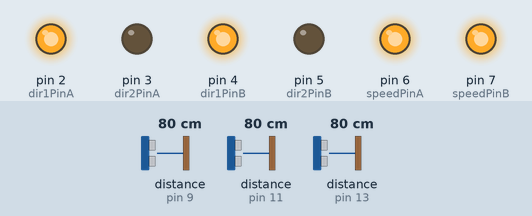
Simulated run of this sketch. Board: Arduino Uno, built with avr-gcc and run on an emulated ATmega328P. On the bench: output pins drawn as LEDs (lit = HIGH). Wiring (inferred from the names in the program): ultrasonic range finder: trigger pin 8; echo pin 9. Dashed ring = blinking. The inputs (shaded band) are chosen by the test bench; at power-on: distance to the obstacle (sensors on pin 9, pin 11, pin 13) 80 cm. The echo pulse lasts 58.3 µs per cm; pins used as bus, display or sensor lines are not drawn.

Above: at 3.2 s.
3.3 s: distance to the obstacle (sensor on pin 9) set to 7 cm
4.8 s: distance to the obstacle (sensor on pin 9) set to 4 cm
At 5.06 s:
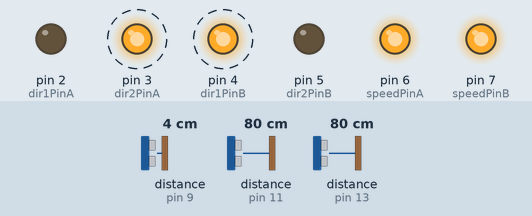
7.8 s: distance to the obstacle (sensor on pin 9) set to 9 cm
At 9.0 s:
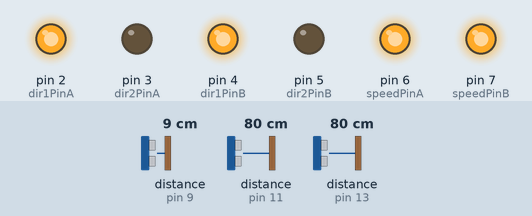
9.5 s: distance to the obstacle (sensor on pin 9) set to 2 cm
At 9.76 s:
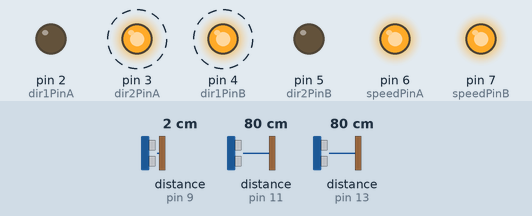
12.5 s: distance to the obstacle (sensor on pin 11) set to 9 cm
15.5 s: distance to the obstacle (sensor on pin 11) set to 6 cm
At 16.17 s:
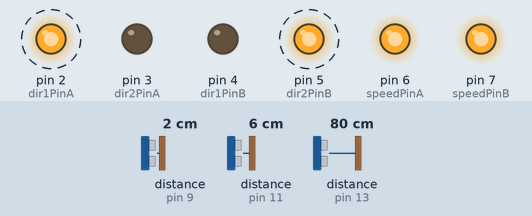
Timing chart, 0 to 19.5 s (numbered marks = the images above; inputs shaded):
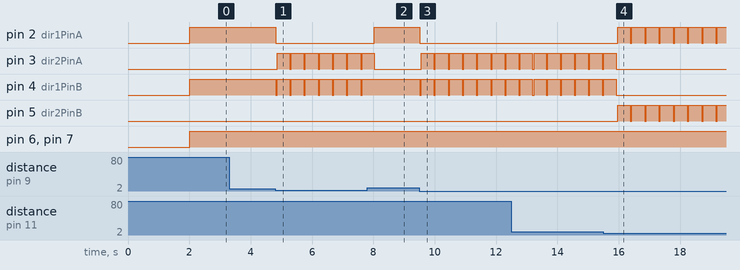

The sketch:

ArduinoYazilimi.ino
```cpp
// BİSMİLLAHİRRAHMANİRRAHİM

#define dir1PinA 2
#define dir2PinA 3
#define dir1PinB 4
#define dir2PinB 5

#define speedPinA 6
#define speedPinB 7

#define ontrigPin 8
#define onechoPin 9

#define sagtrigPin 10
#define sagechoPin 11

#define soltrigPin 12
#define solechoPin 13

#include <Arduino.h>

int minimumMesafe = 6;
double microsaniyeSure, onMesafe, sagMesafe, solMesafe = 0;


void ileri(int hiz)
{
   analogWrite(speedPinA, hiz);
   analogWrite(speedPinB, hiz);

   digitalWrite(dir1PinA, HIGH);
   digitalWrite(dir2PinA, LOW);


   digitalWrite(dir1PinB, HIGH);
   digitalWrite(dir2PinB, LOW);
}

void geri(int hiz, int sure)
{
   analogWrite(speedPinA, hiz);
   digitalWrite(dir1PinA, LOW);
   digitalWrite(dir2PinA, HIGH);

   analogWrite(speedPinB, hiz);
   digitalWrite(dir1PinB, LOW);
   digitalWrite(dir2PinB, HIGH);

   delay(sure);
}

void sagadon(int hiz, int sure)
{
  analogWrite(speedPinA, hiz);
   digitalWrite(dir1PinA, LOW);
   digitalWrite(dir2PinA, HIGH);

   analogWrite(speedPinB, hiz);
   digitalWrite(dir1PinB, HIGH);
   digitalWrite(dir2PinB, LOW);
   delay(sure);
}

void soladon(int hiz, int sure)
{
  analogWrite(speedPinB, hiz);
   digitalWrite(dir1PinB, LOW);
   digitalWrite(dir2PinB, HIGH);

   analogWrite(speedPinA, hiz);
   digitalWrite(dir1PinA, HIGH);
   digitalWrite(dir2PinA, LOW);
   delay(sure);
}

void dur(int sure)
{
   digitalWrite(dir1PinB, LOW);
   digitalWrite(dir2PinB, LOW);

   digitalWrite(dir1PinA, LOW);
   digitalWrite(dir2PinA, LOW);
   delay(sure);
}

void mesafeolcum(double& sensor, int trig, int echo)
{
  double mesafe, sonmesafe;
  digitalWrite(trig, LOW);
  delayMicroseconds(2);

  digitalWrite(trig, HIGH);
  delayMicroseconds(10);

  digitalWrite(trig, LOW);
  microsaniyeSure = pulseIn(echo, HIGH);

  mesafe = microsaniyeSure/70;

  while(true)
  {
  digitalWrite(trig, LOW);
  delayMicroseconds(2);

  digitalWrite(trig, HIGH);
  delayMicroseconds(10);

  digitalWrite(trig, LOW);
  microsaniyeSure = pulseIn(echo, HIGH);
  sonmesafe = microsaniyeSure/70;
  if( abs(mesafe - sonmesafe) < 1  ) {sensor = sonmesafe; return;}
  mesafe = sonmesafe;

  }
}


void solmesafe()
{
  mesafeolcum(solMesafe, soltrigPin, solechoPin);
}

void sagmesafe()
{
  mesafeolcum(sagMesafe, sagtrigPin, sagechoPin);
}

void onmesafe()
{
  mesafeolcum(onMesafe, ontrigPin, onechoPin);
}
void restart()
{
   asm volatile ("  jmp 0");
}
void setup() {

// Serial.begin(9600);
 pinMode(ontrigPin, OUTPUT);
 pinMode(onechoPin, INPUT);

 pinMode(sagtrigPin, OUTPUT);
 pinMode(sagechoPin, INPUT);

 pinMode(soltrigPin, OUTPUT);
 pinMode(solechoPin, INPUT);

 pinMode(dir1PinA,OUTPUT);
 pinMode(dir2PinA,OUTPUT);
 pinMode(speedPinA,OUTPUT);
 pinMode(dir1PinB,OUTPUT);
 pinMode(dir2PinB,OUTPUT);
 pinMode(speedPinB,OUTPUT);

 delay(2000);

}


void loop()
{

  while(true)
  {

    onmesafe();
    if(onMesafe > 200) continue;
    if(onMesafe > 4) { ileri(255); continue; }

    sagmesafe();
    if(sagMesafe > 200) continue;
    if(sagMesafe > 6) { dur(50); sagadon(255, 400); continue; }

    solmesafe();
    if(solMesafe > 200) continue;
    if(solMesafe > 6) { dur(50); soladon(255, 400); continue; }

    geri(255,0);


  }

 }
```

Measured:
- the behaviour switches between 6 and 5 cm on distance to the obstacle (sensor on pin 9) (found by bisection; images 0 and 1)
- the behaviour switches between 8 and 7 cm on distance to the obstacle (sensor on pin 11) (found by bisection; images 3 and 4)
- after the input at 3.3 s, every drawn part: stays the same
- after the input at 4.8 s, pin 2 (dir1PinA): HIGH → LOW at once; pin 3 (dir2PinA): alternates HIGH for 0.41 s and LOW for 0.05 s, starting after 0.06 s; pin 4 (dir1PinB): alternates HIGH for 0.41 s and LOW for 0.05 s, starting at once
- after the input at 7.8 s, pin 2 (dir1PinA): LOW → HIGH after 0.24 s; pin 3 (dir2PinA): goes on until 8.0 s, then stays LOW; pin 4 (dir1PinB): stops changing and stays HIGH
- after the input at 9.5 s, pin 2 (dir1PinA): HIGH → LOW at once; pin 3 (dir2PinA): alternates HIGH for 0.41 s and LOW for 0.05 s, starting after 0.06 s; pin 4 (dir1PinB): alternates HIGH for 0.41 s and LOW for 0.05 s, starting at once
- after the input at 15.5 s, pin 2 (dir1PinA), pin 5 (dir2PinB): alternates HIGH for 0.41 s and LOW for 0.05 s, starting after 0.47 s; pin 3 (dir2PinA), pin 4 (dir1PinB): goes on until 15.9 s, then stays LOW
